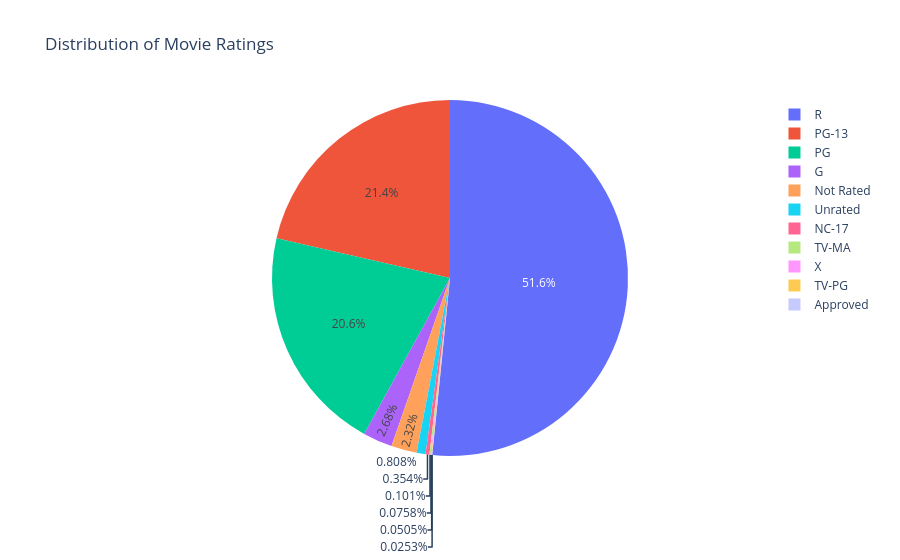

The notebook cell this image was saved under:
### Code cell
import plotly.express as px

# Count occurrences of each rating (PG, R, PG-13, etc.)
rating_counts = df['rating'].value_counts().reset_index()
rating_counts.columns = ['rating', 'count']

# Create the pie chart
fig7 = px.pie(
    rating_counts, 
    values='count', 
    names='rating', 
    title='Distribution of Movie Ratings'
)
fig7.show()

### Figure 1 — Plotly figure (JSON) as saved in the notebook; plotly's stock layout.template omitted (floating-point values rounded to 4 significant figures)
{"data": [{"domain": {"x": [0, 1], "y": [0, 1]}, "hovertemplate": "rating=%{label}<br>count=%{value}<extra></extra>", "labels": ["R", "PG-13", "PG", "G", "Not Rated", "Unrated", "NC-17", "TV-MA", "X", "TV-PG", "Approved"], "legendgroup": "", "name": "", "showlegend": true, "type": "pie", "values": [2043, 848, 815, 106, 92, 32, 14, 4, 3, 2, 1]}], "layout": {"legend": {"tracegroupgap": 0}, "title": {"text": "Distribution of Movie Ratings"}}}
